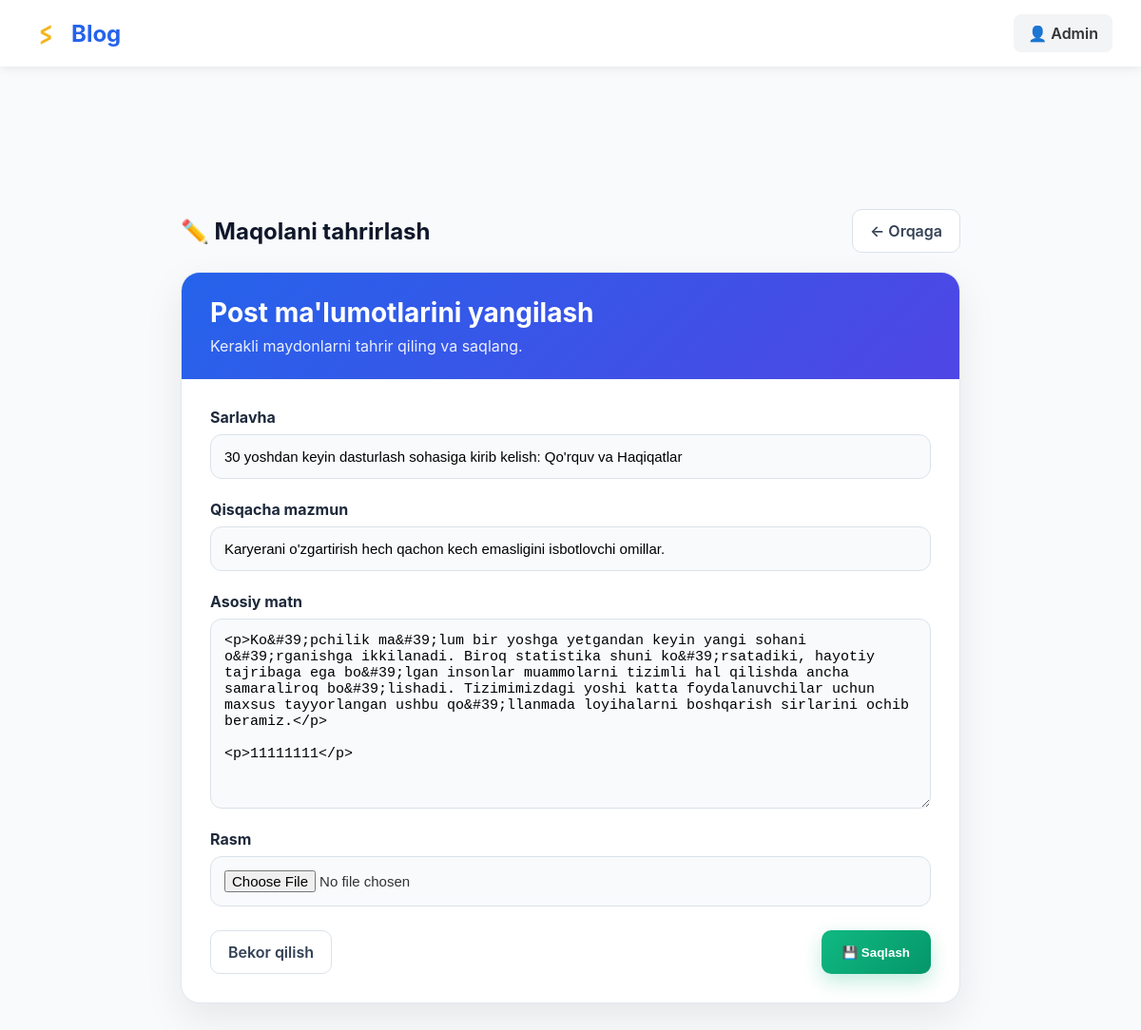
The app's page /articles/5/edit/ (signed in) with its own data.
### accounts/models.py (models this page shows)
class CustomUser(AbstractUser):
    age = models.PositiveIntegerField(null=True, blank=True)

### articles/models.py (models this page shows, shortened)
class Article(models.Model):
    title = models.CharField(max_length=255)
    summary = models.CharField(max_length=200, blank=True)
    body = RichTextField()
    photo = models.ImageField(upload_to='images/', blank=True)
    date = models.DateTimeField(auto_now_add=True)
    author = models.ForeignKey(
        get_user_model(),
        on_delete=models.CASCADE,
    )

### articles/views.py (the view)
# urls.py: path('<int:pk>/edit/', ArticleUpdateView.as_view(), name="article_edit"),
class ArticleUpdateView(LoginRequiredMixin, UserPassesTestMixin, UpdateView):
    model = Article
    fields = ('title','summary', 'body','photo',)
    template_name = 'article_edit.html'
    def test_func(self):
        obj = self.get_object()
        return obj.author == self.request.user

### templates/article_edit.html (shortened to what this page needs)
{% extends 'base.html' %}
{% block content %}
<div class="container">
    <div style="display:flex;justify-content:space-between;align-items:center;margin-bottom:20px;">
        <h2 style="margin:0;color:#0f172a;">✏️ Maqolani tahrirlash</h2>
        <a href="javascript:history.back()" class="btn-back">
            ← Orqaga
        </a>
    </div>
    <div class="card">
        <div class="card-header">
            <h1>Post ma'lumotlarini yangilash</h1>
            <p style="margin-top:8px;opacity:.9;">
                Kerakli maydonlarni tahrir qiling va saqlang.
            </p>
        </div>
        <div class="card-body">
            <form method="post" enctype="multipart/form-data">
                <div class="form-group">
                    <label>Sarlavha</label>
                    {{ form.title }}
                </div>
                <div class="form-group">
                    <label>Qisqacha mazmun</label>
                    {{ form.summary }}
                </div>
                <div class="form-group">
                    <label>Asosiy matn</label>
                    {{ form.body }}
                </div>
                <div class="form-group">
                    <label>Rasm</label>
                    {{ form.photo }}
                </div>
                <div class="actions">
                    <a href="javascript:history.back()" class="btn-back">
                        Bekor qilish
                    </a>
                    <button type="submit" class="btn-save">
                        💾 Saqlash
                    </button>
                </div>
            </form>
        </div>
    </div>
</div>
{% endblock content %}

### templates/base.html (shortened to what this page needs)
{% load static %}
<!DOCTYPE html>
<html lang="uz">
<head>
</head>
<body>
<nav class="navbar">
    <a href="{% url 'home' %}" class="navbar-brand">
        <img src="{% static 'assets/img/logo.png' %}" width="35" alt="Logo">
        Blog
    </a>
    <div class="nav-actions">
        {% if user.is_authenticated %}
        <div class="dropdown">
            <a href="#" class="dropdown-toggle">
                👤 {{ user.username|title }}
            </a>
        </div>
        {% endif %}
    </div>
</nav>
<main>
    <div class="container">
        {% block content %}
        {% endblock content %}
    </div>
</main>
</body>
</html>

### templates/base.html (style rules this page uses)
* { margin:0; padding:0; box-sizing:border-box; }
body { font-family:Arial, sans-serif; background:#f5f7fa; color:#333; min-height:100vh; display:flex; flex-direction:column; }
.navbar { background:#fff; padding:15px 30px; display:flex; justify-content:space-between; align-items:center; box-shadow:0 2px 10px rgba(0,0,0,.08); }
.navbar-brand { text-decoration:none; color:#2563eb; font-size:24px; font-weight:bold; display:flex; align-items:center; gap:10px; }
.nav-actions { display:flex; align-items:center; gap:10px; }
.dropdown { position:relative; }
.dropdown-toggle { display:block; text-decoration:none; color:#333; background:#f3f4f6; padding:10px 15px; border-radius:8px; font-weight:600; }
main { flex:1; padding:30px 20px; }
.container { max-width:1100px; margin:auto; }

### templates/article_edit.html (style rules this page uses)
body { background:#f8fafc; font-family:-apple-system,BlinkMacSystemFont,'Segoe UI',Roboto,sans-serif; }
.container { max-width:900px; margin:40px auto; padding:20px; }
.card { background:#fff; border-radius:20px; overflow:hidden; box-shadow:0 15px 40px rgba(0,0,0,.08); border:1px solid #e2e8f0; }
.card-header { background:linear-gradient(135deg,#2563eb,#4f46e5); color:white; padding:25px 30px; }
.card-header h1 { margin:0; font-size:28px; }
.card-body { padding:30px; }
label { display:block; margin-bottom:8px; font-weight:700; color:#1e293b; }
input[type="text"], input[type="file"], textarea, select { width:100%; padding:14px; border:1px solid #dbe2ea; border-radius:12px; background:#f8fafc; font-size:15px; transition:.3s; box-sizing:border-box; }
.form-group { margin-bottom:22px; }
.actions { display:flex; justify-content:space-between; margin-top:25px; }
.btn-back { text-decoration:none; padding:12px 18px; border-radius:10px; border:1px solid #dbe2ea; color:#334155; background:white; font-weight:600; }
.btn-save { border:none; padding:12px 22px; border-radius:10px; background:linear-gradient(135deg,#10b981,#059669); color:white; font-weight:700; cursor:pointer; box-shadow:0 8px 20px rgba(16,185,129,.25); }

### records on screen
CustomUser: username "Admin"
Article: title "30 yoshdan keyin dasturlash sohasiga kirib kelish: Qo'rquv va Haqiqatlar", summary "Karyerani o'zgartirish hech qachon kech emasligini isbotlovchi omillar.", body "<p>Ko&#39;pchilik ma&#39;lum bir yoshga yetgandan keyin yangi sohani o&#39;rganishga ikkilanadi. Biroq statistika shuni ko&#39;rsatadiki, hayotiy tajribaga ega bo&#39;lgan insonlar muammolarni tizimli hal qilishda ancha samaraliroq bo&#39;lishadi. Tizimimizdagi yoshi katta foydalanuvchilar uchun maxsus tayyorlangan ushbu qo&#39;llanmada loyihalarni boshqarish sirlarini ochib beramiz.</p> <p>11111111</p>"
